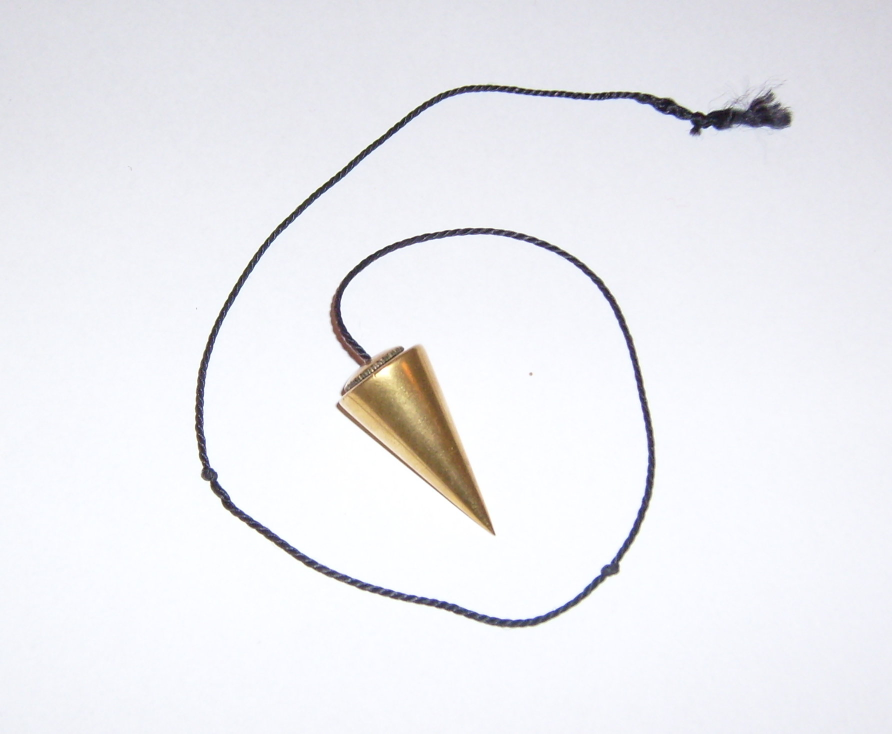
#> input picture assets/radiasthesie/media/original/klassisches-pendel.jpg, 1784 x 1468 px, found by its file name (shown at 1/2 size)
$ python build_variants.py ../../../../assets/radiasthesie/media/original/klassisches-pendel.jpg ../../../../assets/radiasthesie/media/original/universalpendel.jpg
#> lines starting #> are read from the running program, lines starting #| are printed output that depends on the picture
#!/usr/bin/env python3
"""Schritt 7: Optimierte Bildvarianten erzeugen.

Regeln (bewusst konservativ, damit das Motiv sachlich unveraendert bleibt):
- Keine Beschneidung, kein Hochskalieren. Nur Herunterskalieren mit LANCZOS.
- Zielbreiten 520 px (1x) und 1040 px (2x) entsprechend dem bestehenden
  Figuren-Slot width=520 im Datenmodell (js/data/radiasthesie.js).
- Ist das Original schmaler als 1040 px, entfaellt die 2x-Variante; das wird
  im Bericht vermerkt und nicht durch Hochskalieren kaschiert.
- Alphakanal bleibt erhalten, wo das Original echte Transparenz hat.
- EXIF wird entfernt (Datensparsamkeit: Kamera-/GPS-Daten), ICC bleibt erhalten,
  damit die Farben stimmen. Die Attribution steht im Manifest und in der
  Nachweisseite, nicht in versteckten Metadaten.

Aufruf: python build_variants.py <media-dir> <evidence-dir>
"""
import hashlib
import io
import json
import os
import sys

from PIL import Image, ImageOps

Image.MAX_IMAGE_PIXELS = None

WIDTHS = (520, 1040)
QUALITY = {"photo": 82, "grafik": 88}
# AVIF erreicht bei niedrigerer Zahl dieselbe Wahrnehmungsqualitaet wie WebP.
AVIF_QUALITY = {"photo": 62, "grafik": 70}

# Motivklasse steuert Format und Qualitaet:
# - "photo": WebP (Projektkonvention, vgl. assets/crystals/<breite>/*.webp)
# - "grafik": WebP + PNG, weil Schrift/Transparenz verlustbehaftet leiden
PLAN = {
    "klassisches-pendel": ("photo", "klassisches-pendel.jpg"),
    "universalpendel": ("photo", "universalpendel.jpg"),
    "radiasthesierute": ("photo", "radiasthesierute.jpg"),
    "wuenschelrute-historisch": ("photo", "wuenschelrute-historisch.jpg"),
    "tarot": ("photo", "tarot.jpg"),
    "ouija-historisch": ("grafik", "ouija-historisch.png"),
}


def exif_summary(im):
    exif = im.getexif()
    if not exif:
        return {"vorhanden": False}
    keys = {0x010F: "Hersteller", 0x0110: "Modell", 0x0132: "Aenderungsdatum", 0x829A: "Belichtungszeit"}
    out = {"vorhanden": True, "tags": {}}
    for tag, label in keys.items():
        if tag in exif:
            out["tags"][label] = str(exif[tag])
    gps = exif.get_ifd(0x8825)
    out["gps"] = bool(gps)
    if gps:
        out["gps_keys"] = [str(k) for k in gps.keys()]
    return out


def main():
    media_dir, evidence_dir = sys.argv[1], sys.argv[2]
    src_dir = os.path.join(media_dir, "original")
    for w in WIDTHS:
        os.makedirs(os.path.join(media_dir, str(w)), exist_ok=True)

    report = {}
    for key, (klass, filename) in PLAN.items():
        src = os.path.join(src_dir, filename)
        entry = {"key": key, "klasse": klass, "original": filename, "varianten": [], "uebersprungen": []}
        with Image.open(src) as im:
#> im is the input picture: PIL image 1784x1468 RGB; mean R, G, B 236.3, 236.5, 240.8
            entry["exif_original"] = exif_summary(im)
#> after the loop in exif_summary, `for tag, label in keys.items():`: out = 2 items
#> in exif_summary, `gps = exif.get_ifd(0x8825)`: gps = 0 items
            icc = im.info.get("icc_profile")
            im = ImageOps.exif_transpose(im)
            has_alpha = im.mode in ("RGBA", "LA") or (im.mode == "P" and "transparency" in im.info)
#> has_alpha = False
            if has_alpha:
                base = im.convert("RGBA")
                entry["alpha"] = True
                alpha = base.getchannel("A")
                lo, hi = alpha.getextrema()
                entry["alpha_werte"] = {"min": lo, "max": hi}
            else:
                base = im.convert("RGB")
                entry["alpha"] = False
            ow, oh = base.size
#> ow = 1784; oh = 1468
            entry["original_masse"] = [ow, oh]

            for target in WIDTHS:
                if target > ow:
                    entry["uebersprungen"].append(
                        {"breite": target, "grund": f"Original ist nur {ow} px breit; kein Hochskalieren"}
                    )
                    continue
                height = round(oh * target / ow)
                resized = base.resize((target, height), Image.LANCZOS)
                # WebP (Projektkonvention)
                wpath = os.path.join(media_dir, str(target), f"{key}.webp")
                buf = io.BytesIO()
                save_kw = {"format": "WEBP", "quality": QUALITY[klass], "method": 6}
                if icc:
                    save_kw["icc_profile"] = icc
                resized.save(buf, **save_kw)
                data = buf.getvalue()
                with open(wpath, "wb") as fh:
                    fh.write(data)
                entry["varianten"].append({
                    "breite": target,
                    "hoehe": height,
                    "format": "webp",
                    "pfad": wpath.replace("\\", "/"),
                    "bytes": len(data),
                    "sha256": hashlib.sha256(data).hexdigest(),
                    "hat_alpha": bool(entry["alpha"]),
                })
                # AVIF als moderne Zweitfassung (Projektplan §2.5 nennt WebP/AVIF).
                # Wird noch von keiner Ansicht ausgeliefert; der Einbau braucht
                # <picture>/<source> und ist Integrationsumfang (RAD-06).
                apath = os.path.join(media_dir, str(target), f"{key}.avif")
                try:
                    buf = io.BytesIO()
                    avif_kw = {"format": "AVIF", "quality": AVIF_QUALITY[klass]}
                    if icc:
                        avif_kw["icc_profile"] = icc
                    try:
                        resized.save(buf, speed=6, **avif_kw)
                    except TypeError:
                        resized.save(buf, **avif_kw)
                    data = buf.getvalue()
                    with open(apath, "wb") as fh:
                        fh.write(data)
                    entry["varianten"].append({
                        "breite": target,
                        "hoehe": height,
                        "format": "avif",
                        "pfad": apath.replace("\\", "/"),
                        "bytes": len(data),
                        "sha256": hashlib.sha256(data).hexdigest(),
                        "hat_alpha": bool(entry["alpha"]),
                        "optional": True,
                    })
                except Exception as exc:  # noqa: BLE001
                    entry.setdefault("avif_fehler", []).append(f"{target}px: {exc.__class__.__name__}: {exc}")
                    print(f"    AVIF {target}px fehlgeschlagen: {exc}")
                # PNG nur fuer Grafik mit Transparenz/Schrift
                if klass == "grafik":
                    ppath = os.path.join(media_dir, str(target), f"{key}.png")
                    buf = io.BytesIO()
                    png_kw = {"format": "PNG", "optimize": True}
                    if icc:
                        png_kw["icc_profile"] = icc
                    resized.save(buf, **png_kw)
                    data = buf.getvalue()
                    with open(ppath, "wb") as fh:
                        fh.write(data)
                    entry["varianten"].append({
                        "breite": target,
                        "hoehe": height,
                        "format": "png",
                        "pfad": ppath.replace("\\", "/"),
                        "bytes": len(data),
                        "sha256": hashlib.sha256(data).hexdigest(),
                        "hat_alpha": bool(entry["alpha"]),
                    })
#> this loop made 2 passes
#> pass 1, in main, `resized = base.resize((target, height), Image.LANCZOS)`:
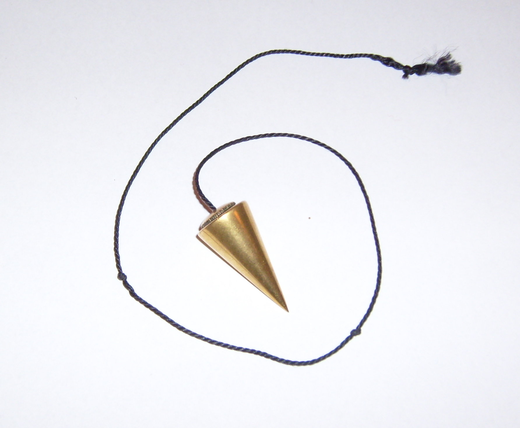
#> resized: PIL image 520x428 RGB; mean R, G, B 236.3, 236.5, 240.8
#> after the loop, entry = 9 items
        report[key] = entry
        names = ", ".join(v["pfad"].split("/")[-2] + "/" + v["pfad"].split("/")[-1] for v in entry["varianten"])
        print(f"{key}: {entry['original_masse'][0]}x{entry['original_masse'][1]} -> {names}")
#| klassisches-pendel: 1784x1468 -> 520/klassisches-pendel.webp, 1040/klassisches-pendel.webp
        if entry["uebersprungen"]:
            for s in entry["uebersprungen"]:
                print(f"    uebersprungen: {s['breite']} px – {s['grund']}")
#> pass 2 of the loop in main, `for key, (klass, filename) in PLAN.items():`:
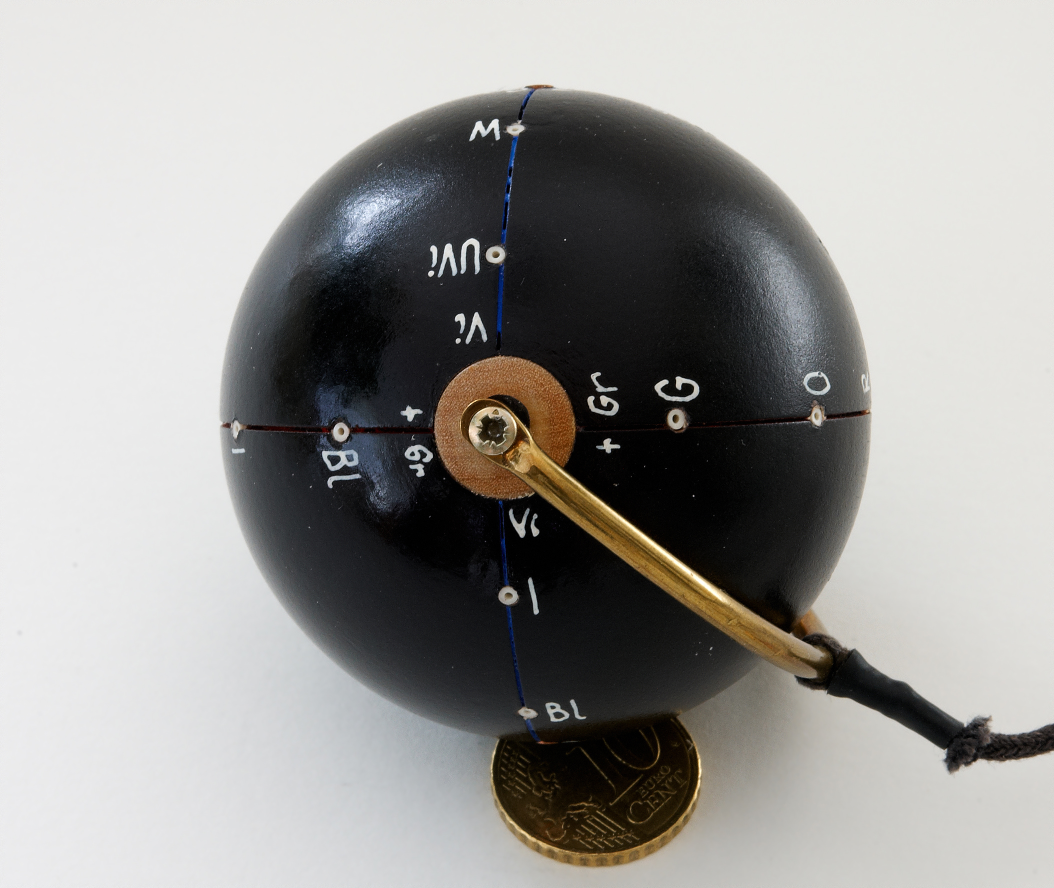
#> input picture assets/radiasthesie/media/original/universalpendel.jpg, 2108 x 1776 px, found by its file name (shown at 1/2 size)
#> in main, im is the input picture: PIL image 2108x1776 RGB; mean R, G, B 154.8, 153.6, 151
#> the loop in main, `for target in WIDTHS:` made 2 passes
#> pass 1, in main, `resized = base.resize((target, height), Image.LANCZOS)`:
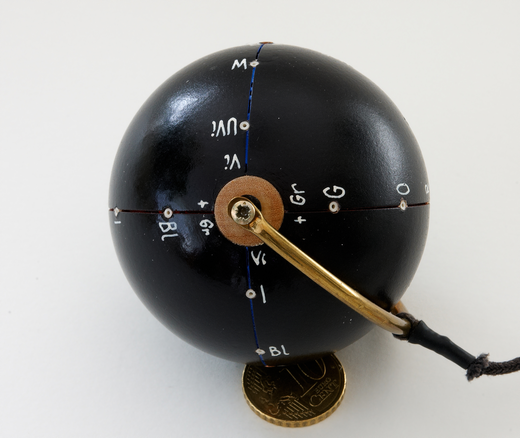
#> resized: PIL image 520x438 RGB; mean R, G, B 154.8, 153.6, 151.1
#| universalpendel: 2108x1776 -> 520/universalpendel.webp, 1040/universalpendel.webp
#> pass 3 of the loop in main, `for key, (klass, filename) in PLAN.items():`:
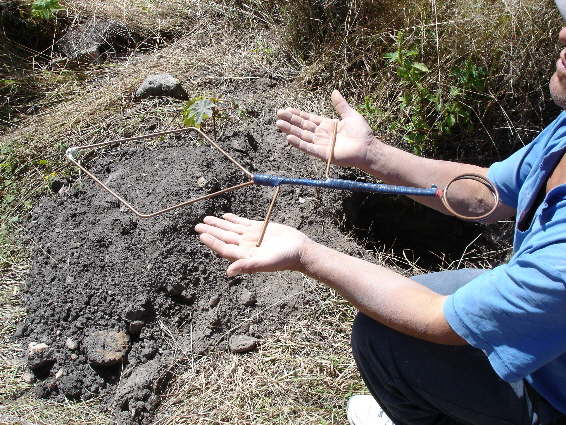
#> input picture assets/radiasthesie/media/original/radiasthesierute.jpg, 566 x 425 px, found by its file name
#> in main, im is the input picture: PIL image 566x425 RGB; mean R, G, B 112.5, 109.1, 105.8
#> the loop in main, `for target in WIDTHS:` made 2 passes
#> pass 1, in main, `resized = base.resize((target, height), Image.LANCZOS)`:
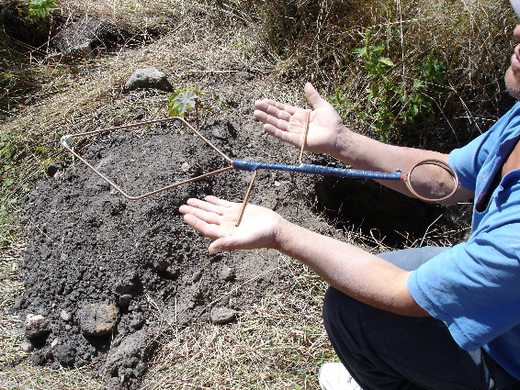
#> resized: PIL image 520x390 RGB; mean R, G, B 112.5, 109.1, 105.9
#| radiasthesierute: 566x425 -> 520/radiasthesierute.webp
#> the loop in main, `for s in entry["uebersprungen"]:` made 1 pass
#|     uebersprungen: 1040 px – Original ist nur 566 px breit; kein Hochskalieren
#> the loop made 6 passes; the first 3 are shown

    path = os.path.join(evidence_dir, "variant-report.json")
    with open(path, "w", encoding="utf-8") as fh:
        json.dump(report, fh, ensure_ascii=False, indent=2)
    print("geschrieben:", path)
#| geschrieben: ../../../../assets/radiasthesie/media/original/universalpendel.jpg/variant-report.json


if __name__ == "__main__":
    main()
